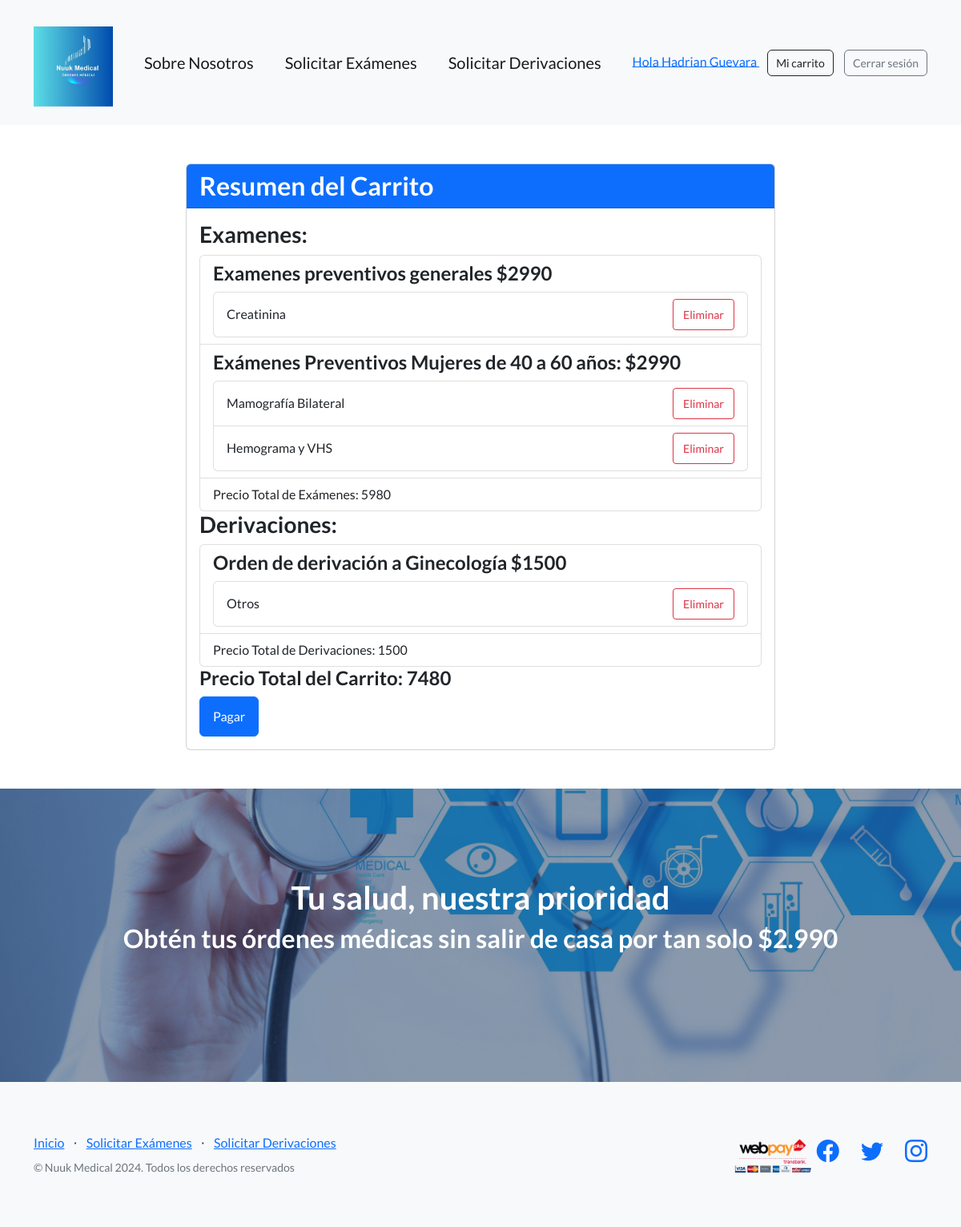
/resumen_carrito/ (signed in), run on an earlier commit of the app's database.
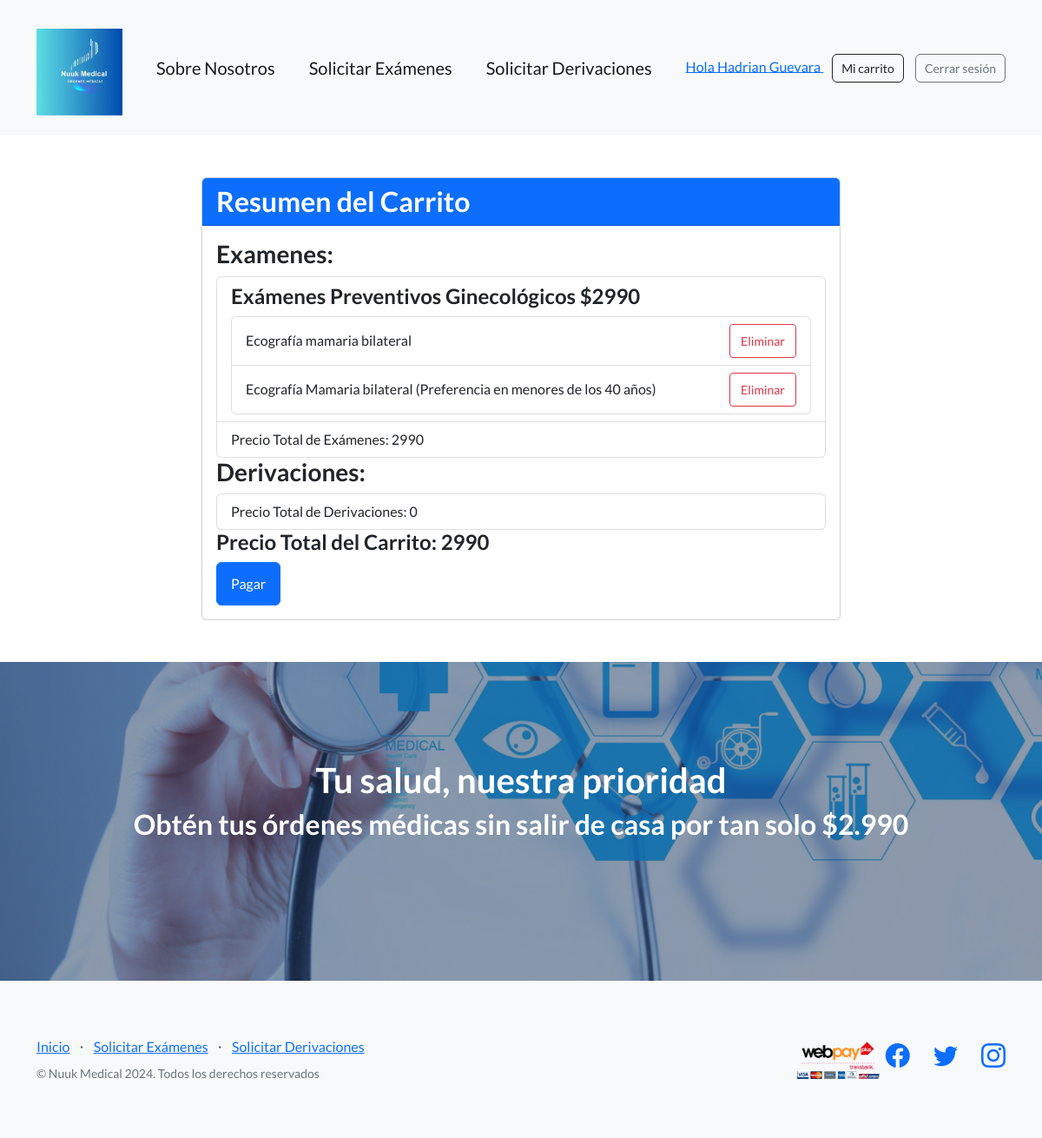
And on a later commit of the database.
### AppWeb/models.py (models this page shows, shortened)
class Categoria(models.Model):
    nombre = models.CharField(max_length=100)
    descripcion = models.TextField(blank=True)  # Campo opcional para descripción de la categoría
    precio = models.DecimalField(max_digits=10, decimal_places=0)
    imagen_url = models.CharField(max_length=200, null=True, blank=True)

class Item(models.Model):
    nombre = models.CharField(max_length=100)
    categoria = models.ForeignKey(Categoria, on_delete=models.CASCADE, null=True, blank=True)
    derivacion = models.ForeignKey(Derivacion, on_delete=models.CASCADE, null=True, blank=True)
    descripcion = models.TextField(blank=True)

class Derivacion(models.Model):
    nombre = models.CharField(max_length=100)
    descripcion = models.TextField(blank=True)
    precio = models.DecimalField(max_digits=10, decimal_places=0)
    imagen_url = models.CharField(max_length=200, null=True, blank=True)

### AppWeb/views.py (the view)
# urls.py: path('resumen_carrito/', views.resumen_carrito, name='resumen_carrito'),
@login_required(login_url='/login')
def resumen_carrito(request):
    data = calcular_precio_total_e_items_carrito(request.user)
    return render(request, 'examenes/resumen_carritotest.html', data)

### AppWeb/views.py (called while the page is built)
def calcular_precio_derivaciones(items_carrito, derivaciones):
    derivaciones_procesadas = set()
    precio_total_derivaciones = 0
    items_por_derivacion = {}
    for derivacion in derivaciones:
        if derivacion in derivaciones_procesadas:
            continue
        items_derivacion = items_carrito.filter(derivacion=derivacion)
        items_por_derivacion[derivacion] = items_derivacion
        precio_total_derivacion = derivacion.precio
        precio_total_derivaciones += precio_total_derivacion
        derivaciones_procesadas.add(derivacion)
    return precio_total_derivaciones, items_por_derivacion

### AppWeb/templates/examenes/resumen_carritotest.html (shortened to what this page needs)
{% extends 'base.html' %}
{% load static %}
{% block content %}
<div class="container cart-summary-container">
    <div class="row">
        <div class="col-md-8 offset-md-2">
            <div class="card">
                <div class="card-header bg-primary text-white">
                    <h2 class="mb-0">Resumen del Carrito</h2>
                </div>
                <div class="card-body">
                    <h3>Examenes:</h3>
                    <ul class="list-group">
                        {% for categoria, items in items_por_categoria.items %}
                        <li class="list-group-item">
                            <h4>{{ categoria.nombre }} ${{ categoria.precio }}</h4>
                            <ul class="list-group">
                                {% for item in items %}
                                <li class="list-group-item d-flex justify-content-between align-items-center">
                                    {{ item.nombre }}
                                    <form class="eliminar-form" action="{% url 'eliminar_producto' item.pk %}" method="post">
                                        <button type="submit" class="btn btn-outline-danger btn-sm">Eliminar</button>
                                    </form>
                                </li>
                                {% endfor %}
                            </ul>
                        </li>
                        {% endfor %}
                        <li class="list-group-item">Precio Total de Exámenes: {{ precio_total_categorias }}</li>
                    </ul>
                    <h3>Derivaciones:</h3>
                    <ul class="list-group">
                        {% for derivacion, items_derivacion in items_por_derivacion.items %}
                        <li class="list-group-item">
                            <h4>{{ derivacion.nombre }} ${{ derivacion.precio }} </h4>
                            <ul class="list-group">
                                {% for item in items_derivacion %}
                                <li class="list-group-item d-flex justify-content-between align-items-center">
                                    {{ item.nombre }}
                                    <form class="eliminar-form" action="{% url 'eliminar_derivacion' item.pk %}" method="post">
                                        <button type="submit" class="btn btn-outline-danger btn-sm">Eliminar</button>
                                    </form>
                                </li>
                                {% endfor %}
                            </ul>
                        </li>
                        {% endfor %}
                        <li class="list-group-item">Precio Total de Derivaciones: {{ precio_total_derivaciones }}</li>
                    </ul>
                    <h4>Precio Total del Carrito: {{ precio_total }}</h4>
                    <form method="get" action="{% url 'pago_exitoso' %}">
                        <button type="submit" class="btn btn-primary">Pagar</button>
                    </form>
                </div>
            </div>
        </div>
    </div>
</div>
{% endblock %}

What changed in the data, as far as the page shows it:
no longer on this page (row unchanged): Categoria: nombre "Examenes preventivos generales", precio "2990"
removed Item: nombre "Creatinina", shown under "Examenes preventivos generales"
no longer on this page (row unchanged): Categoria: nombre "Exámenes Preventivos Mujeres de 40 a 60 años:", precio "2990"
removed Item: nombre "Mamografía Bilateral", shown under "Exámenes Preventivos Mujeres de 40 a 60 años:"
removed Item: nombre "Hemograma y VHS", shown under "Exámenes Preventivos Mujeres de 40 a 60 años:"
no longer on this page (row unchanged): Derivacion: nombre "Orden de derivación a Ginecología", precio "1500"
removed Item: nombre "Otros", shown under "Orden de derivación a Ginecología"
now on this page (row unchanged): Categoria: nombre "Exámenes Preventivos Ginecológicos", precio "2990"
now on this page (row unchanged): Item: nombre "Ecografía mamaria bilateral", shown under "Exámenes Preventivos Ginecológicos"
now on this page (row unchanged): Item: nombre "Ecografía Mamaria bilateral (Preferencia en menores de los 40 años)", shown under "Exámenes Preventivos Ginecológicos"
Also different on the page:
{{ precio_total_categorias }}: "5980" → "2990"
{{ precio_total_derivaciones }}: "1500" → "0"
{{ precio_total }}: "7480" → "2990"
